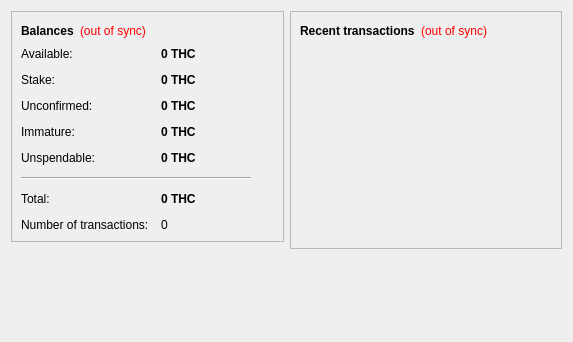
<?xml version="1.0" encoding="UTF-8"?>
<ui version="4.0">
 <class>OverviewPage</class>
 <widget class="QWidget" name="OverviewPage">
  <property name="geometry">
   <rect>
    <x>0</x>
    <y>0</y>
    <width>573</width>
    <height>342</height>
   </rect>
  </property>
  <property name="windowTitle">
   <string>Form</string>
  </property>
  <layout class="QHBoxLayout" name="horizontalLayout" stretch="1,1">
   <item>
    <layout class="QVBoxLayout" name="verticalLayout_2">
     <item>
      <widget class="QFrame" name="frame">
       <property name="frameShape">
        <enum>QFrame::StyledPanel</enum>
       </property>
       <property name="frameShadow">
        <enum>QFrame::Raised</enum>
       </property>
       <layout class="QVBoxLayout" name="verticalLayout_4">
        <item>
         <layout class="QHBoxLayout" name="horizontalLayout_4">
          <item>
           <widget class="QLabel" name="label_5">
            <property name="font">
             <font>
              <weight>75</weight>
              <bold>true</bold>
             </font>
            </property>
            <property name="text">
             <string>Balances</string>
            </property>
           </widget>
          </item>
          <item>
           <widget class="QLabel" name="labelWalletStatus">
            <property name="toolTip">
             <string>The displayed information may be out of date. Your wallet automatically synchronizes with the THCCoin network after a connection is established, but this process has not completed yet.</string>
            </property>
            <property name="styleSheet">
             <string notr="true">QLabel { color: red; }</string>
            </property>
            <property name="text">
             <string notr="true">(out of sync)</string>
            </property>
            <property name="alignment">
             <set>Qt::AlignLeading|Qt::AlignLeft|Qt::AlignVCenter</set>
            </property>
           </widget>
          </item>
          <item>
           <spacer name="horizontalSpacer_2">
            <property name="orientation">
             <enum>Qt::Horizontal</enum>
            </property>
            <property name="sizeHint" stdset="0">
             <size>
              <width>40</width>
              <height>20</height>
             </size>
            </property>
           </spacer>
          </item>
         </layout>
        </item>
        <item>
         <layout class="QFormLayout" name="formLayout_2">
          <property name="fieldGrowthPolicy">
           <enum>QFormLayout::AllNonFixedFieldsGrow</enum>
          </property>
          <property name="horizontalSpacing">
           <number>12</number>
          </property>
          <property name="verticalSpacing">
           <number>12</number>
          </property>
          <item row="0" column="0">
           <widget class="QLabel" name="labelAvailableText">
            <property name="toolTip">
             <string>Your current available balance</string>
            </property>
            <property name="text">
             <string>Available:</string>
            </property>
           </widget>
          </item>
          <item row="0" column="1">
           <widget class="QLabel" name="labelAvailable">
            <property name="font">
             <font>
              <weight>75</weight>
              <bold>true</bold>
             </font>
            </property>
            <property name="cursor">
             <cursorShape>IBeamCursor</cursorShape>
            </property>
            <property name="toolTip">
             <string>Your current available balance</string>
            </property>
            <property name="text">
             <string notr="true">0 THC</string>
            </property>
            <property name="alignment">
             <set>Qt::AlignLeading|Qt::AlignLeft|Qt::AlignVCenter</set>
            </property>
            <property name="textInteractionFlags">
             <set>Qt::LinksAccessibleByMouse|Qt::TextSelectableByKeyboard|Qt::TextSelectableByMouse</set>
            </property>
           </widget>
          </item>
          <item row="1" column="0">
           <widget class="QLabel" name="label_6">
            <property name="toolTip">
             <string>Total of coins that was staked, and do not yet count toward the current balance</string>
            </property>
            <property name="text">
             <string>Stake:</string>
            </property>
           </widget>
          </item>
          <item row="1" column="1">
           <widget class="QLabel" name="labelStake">
            <property name="font">
             <font>
              <weight>75</weight>
              <bold>true</bold>
             </font>
            </property>
            <property name="cursor">
             <cursorShape>IBeamCursor</cursorShape>
            </property>
            <property name="toolTip">
             <string>Total of coins that was staked, and do not yet count toward the current balance</string>
            </property>
            <property name="text">
             <string notr="true">0 THC</string>
            </property>
            <property name="alignment">
             <set>Qt::AlignLeading|Qt::AlignLeft|Qt::AlignVCenter</set>
            </property>
            <property name="textInteractionFlags">
             <set>Qt::LinksAccessibleByMouse|Qt::TextSelectableByKeyboard|Qt::TextSelectableByMouse</set>
            </property>
           </widget>
          </item>
          <item row="2" column="0">
           <widget class="QLabel" name="label_3">
            <property name="toolTip">
             <string>Total of transactions that have yet to be confirmed, and do not yet count toward the current balance</string>
            </property>
            <property name="text">
             <string>Unconfirmed:</string>
            </property>
           </widget>
          </item>
          <item row="2" column="1">
           <widget class="QLabel" name="labelUnconfirmed">
            <property name="font">
             <font>
              <weight>75</weight>
              <bold>true</bold>
             </font>
            </property>
            <property name="cursor">
             <cursorShape>IBeamCursor</cursorShape>
            </property>
            <property name="toolTip">
             <string>Total of transactions that have yet to be confirmed, and do not yet count toward the current balance</string>
            </property>
            <property name="text">
             <string notr="true">0 THC</string>
            </property>
            <property name="alignment">
             <set>Qt::AlignLeading|Qt::AlignLeft|Qt::AlignVCenter</set>
            </property>
            <property name="textInteractionFlags">
             <set>Qt::LinksAccessibleByMouse|Qt::TextSelectableByKeyboard|Qt::TextSelectableByMouse</set>
            </property>
           </widget>
          </item>
          <item row="3" column="0">
           <widget class="QLabel" name="labelImmatureText">
            <property name="toolTip">
             <string>Mined balance that has not yet matured</string>
            </property>
            <property name="text">
             <string>Immature:</string>
            </property>
           </widget>
          </item>
          <item row="3" column="1">
           <widget class="QLabel" name="labelImmature">
            <property name="font">
             <font>
              <weight>75</weight>
              <bold>true</bold>
             </font>
            </property>
            <property name="toolTip">
             <string>Mined balance that has not yet matured</string>
            </property>
            <property name="text">
             <string notr="true">0 THC</string>
            </property>
            <property name="alignment">
             <set>Qt::AlignLeading|Qt::AlignLeft|Qt::AlignVCenter</set>
            </property>
            <property name="textInteractionFlags">
             <set>Qt::LinksAccessibleByMouse|Qt::TextSelectableByKeyboard|Qt::TextSelectableByMouse</set>
            </property>
           </widget>
          </item>
          <item row="4" column="0">
           <widget class="QLabel" name="labelBalanceWatchOnlyText">
            <property name="toolTip">
             <string>Your unspendable balance</string>
            </property>
            <property name="text">
             <string>Unspendable:</string>
            </property>
           </widget>
          </item>
          <item row="4" column="1">
           <widget class="QLabel" name="labelBalanceWatchOnly">
            <property name="font">
             <font>
              <weight>75</weight>
              <bold>true</bold>
             </font>
            </property>
            <property name="cursor">
             <cursorShape>IBeamCursor</cursorShape>
            </property>
            <property name="toolTip">
             <string>Your unspendable balance</string>
            </property>
            <property name="text">
             <string notr="true">0 THC</string>
            </property>
            <property name="alignment">
             <set>Qt::AlignLeading|Qt::AlignLeft|Qt::AlignVCenter</set>
            </property>
            <property name="textInteractionFlags">
             <set>Qt::LinksAccessibleByMouse|Qt::TextSelectableByKeyboard|Qt::TextSelectableByMouse</set>
            </property>
           </widget>
          </item>
          <item row="5" column="0" colspan="2">
           <widget class="Line" name="line">
            <property name="maximumSize">
             <size>
              <width>230</width>
              <height>16777215</height>
             </size>
            </property>
            <property name="orientation">
             <enum>Qt::Horizontal</enum>
            </property>
           </widget>
          </item>
          <item row="6" column="0">
           <widget class="QLabel" name="labelTotalText">
            <property name="toolTip">
             <string>Your current total balance</string>
            </property>
            <property name="text">
             <string>Total:</string>
            </property>
           </widget>
          </item>
          <item row="6" column="1">
           <widget class="QLabel" name="labelTotal">
            <property name="font">
             <font>
              <weight>75</weight>
              <bold>true</bold>
             </font>
            </property>
            <property name="toolTip">
             <string>Your current total balance</string>
            </property>
            <property name="text">
             <string notr="true">0 THC</string>
            </property>
            <property name="alignment">
             <set>Qt::AlignLeading|Qt::AlignLeft|Qt::AlignVCenter</set>
            </property>
            <property name="textInteractionFlags">
             <set>Qt::LinksAccessibleByMouse|Qt::TextSelectableByKeyboard|Qt::TextSelectableByMouse</set>
            </property>
           </widget>
          </item>
          <item row="7" column="0">
           <widget class="QLabel" name="label_2">
            <property name="toolTip">
             <string>Total number of transactions in wallet</string>
            </property>
            <property name="text">
             <string>Number of transactions:</string>
            </property>
           </widget>
          </item>
          <item row="7" column="1">
           <widget class="QLabel" name="labelNumTransactions">
            <property name="toolTip">
             <string>Total number of transactions in wallet</string>
            </property>
            <property name="text">
             <string notr="true">0</string>
            </property>
           </widget>
          </item>
         </layout>
        </item>
       </layout>
      </widget>
     </item>
     <item>
      <spacer name="verticalSpacer">
       <property name="orientation">
        <enum>Qt::Vertical</enum>
       </property>
       <property name="sizeHint" stdset="0">
        <size>
         <width>20</width>
         <height>40</height>
        </size>
       </property>
      </spacer>
     </item>
    </layout>
   </item>
   <item>
    <layout class="QVBoxLayout" name="verticalLayout_3">
     <item>
      <widget class="QFrame" name="frame_2">
       <property name="frameShape">
        <enum>QFrame::StyledPanel</enum>
       </property>
       <property name="frameShadow">
        <enum>QFrame::Raised</enum>
       </property>
       <layout class="QVBoxLayout" name="verticalLayout">
        <item>
         <layout class="QHBoxLayout" name="horizontalLayout_2">
          <item>
           <widget class="QLabel" name="label_4">
            <property name="text">
             <string>&lt;b&gt;Recent transactions&lt;/b&gt;</string>
            </property>
           </widget>
          </item>
          <item>
           <widget class="QLabel" name="labelTransactionsStatus">
            <property name="toolTip">
             <string>The displayed information may be out of date. Your wallet automatically synchronizes with the THCCoin network after a connection is established, but this process has not completed yet.</string>
            </property>
            <property name="styleSheet">
             <string notr="true">QLabel { color: red; }</string>
            </property>
            <property name="text">
             <string notr="true">(out of sync)</string>
            </property>
            <property name="alignment">
             <set>Qt::AlignRight|Qt::AlignTrailing|Qt::AlignVCenter</set>
            </property>
           </widget>
          </item>
          <item>
           <spacer name="horizontalSpacer">
            <property name="orientation">
             <enum>Qt::Horizontal</enum>
            </property>
            <property name="sizeHint" stdset="0">
             <size>
              <width>40</width>
              <height>20</height>
             </size>
            </property>
           </spacer>
          </item>
         </layout>
        </item>
        <item>
         <widget class="QListView" name="listTransactions">
          <property name="styleSheet">
           <string notr="true">QListView { background: transparent; }</string>
          </property>
          <property name="frameShape">
           <enum>QFrame::NoFrame</enum>
          </property>
          <property name="verticalScrollBarPolicy">
           <enum>Qt::ScrollBarAlwaysOff</enum>
          </property>
          <property name="horizontalScrollBarPolicy">
           <enum>Qt::ScrollBarAlwaysOff</enum>
          </property>
          <property name="selectionMode">
           <enum>QAbstractItemView::NoSelection</enum>
          </property>
         </widget>
        </item>
       </layout>
      </widget>
     </item>
     <item>
      <spacer name="verticalSpacer_2">
       <property name="orientation">
        <enum>Qt::Vertical</enum>
       </property>
       <property name="sizeHint" stdset="0">
        <size>
         <width>20</width>
         <height>40</height>
        </size>
       </property>
      </spacer>
     </item>
    </layout>
   </item>
  </layout>
 </widget>
 <resources/>
 <connections/>
</ui>
